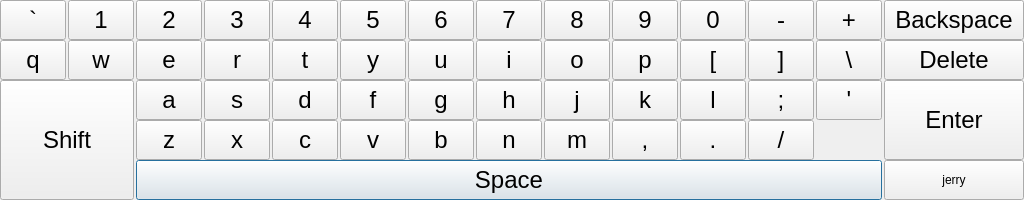
<?xml version="1.0" encoding="UTF-8"?>
<ui version="4.0">
 <class>enKeyboard</class>
 <widget class="QDialog" name="enKeyboard">
  <property name="geometry">
   <rect>
    <x>0</x>
    <y>0</y>
    <width>1024</width>
    <height>200</height>
   </rect>
  </property>
  <property name="windowTitle">
   <string>Dialog</string>
  </property>
  <widget class="QPushButton" name="pbSpace">
   <property name="geometry">
    <rect>
     <x>136</x>
     <y>160</y>
     <width>746</width>
     <height>40</height>
    </rect>
   </property>
   <property name="font">
    <font>
     <pointsize>18</pointsize>
    </font>
   </property>
   <property name="text">
    <string>Space</string>
   </property>
  </widget>
  <widget class="QPushButton" name="pbBackspace">
   <property name="geometry">
    <rect>
     <x>884</x>
     <y>0</y>
     <width>140</width>
     <height>40</height>
    </rect>
   </property>
   <property name="font">
    <font>
     <pointsize>18</pointsize>
    </font>
   </property>
   <property name="text">
    <string>Backspace</string>
   </property>
  </widget>
  <widget class="QPushButton" name="pbEnter">
   <property name="geometry">
    <rect>
     <x>884</x>
     <y>80</y>
     <width>140</width>
     <height>80</height>
    </rect>
   </property>
   <property name="font">
    <font>
     <pointsize>18</pointsize>
    </font>
   </property>
   <property name="text">
    <string>Enter</string>
   </property>
  </widget>
  <widget class="QPushButton" name="pbA">
   <property name="geometry">
    <rect>
     <x>136</x>
     <y>80</y>
     <width>66</width>
     <height>40</height>
    </rect>
   </property>
   <property name="font">
    <font>
     <pointsize>18</pointsize>
    </font>
   </property>
   <property name="text">
    <string>a</string>
   </property>
  </widget>
  <widget class="QPushButton" name="pbB">
   <property name="geometry">
    <rect>
     <x>408</x>
     <y>120</y>
     <width>66</width>
     <height>40</height>
    </rect>
   </property>
   <property name="font">
    <font>
     <pointsize>18</pointsize>
    </font>
   </property>
   <property name="text">
    <string>b</string>
   </property>
  </widget>
  <widget class="QPushButton" name="pbC">
   <property name="geometry">
    <rect>
     <x>272</x>
     <y>120</y>
     <width>66</width>
     <height>40</height>
    </rect>
   </property>
   <property name="font">
    <font>
     <pointsize>18</pointsize>
    </font>
   </property>
   <property name="text">
    <string>c</string>
   </property>
  </widget>
  <widget class="QPushButton" name="pbShift">
   <property name="geometry">
    <rect>
     <x>0</x>
     <y>80</y>
     <width>134</width>
     <height>120</height>
    </rect>
   </property>
   <property name="font">
    <font>
     <pointsize>18</pointsize>
    </font>
   </property>
   <property name="text">
    <string>Shift</string>
   </property>
  </widget>
  <widget class="QPushButton" name="pbD">
   <property name="geometry">
    <rect>
     <x>272</x>
     <y>80</y>
     <width>66</width>
     <height>40</height>
    </rect>
   </property>
   <property name="font">
    <font>
     <pointsize>18</pointsize>
    </font>
   </property>
   <property name="text">
    <string>d</string>
   </property>
  </widget>
  <widget class="QPushButton" name="pbDelete">
   <property name="geometry">
    <rect>
     <x>884</x>
     <y>40</y>
     <width>140</width>
     <height>40</height>
    </rect>
   </property>
   <property name="font">
    <font>
     <pointsize>18</pointsize>
    </font>
   </property>
   <property name="text">
    <string>Delete</string>
   </property>
  </widget>
  <widget class="QPushButton" name="pb1">
   <property name="geometry">
    <rect>
     <x>68</x>
     <y>0</y>
     <width>66</width>
     <height>40</height>
    </rect>
   </property>
   <property name="font">
    <font>
     <pointsize>18</pointsize>
    </font>
   </property>
   <property name="text">
    <string>1</string>
   </property>
  </widget>
  <widget class="QPushButton" name="pb2">
   <property name="geometry">
    <rect>
     <x>136</x>
     <y>0</y>
     <width>66</width>
     <height>40</height>
    </rect>
   </property>
   <property name="font">
    <font>
     <pointsize>18</pointsize>
    </font>
   </property>
   <property name="text">
    <string>2</string>
   </property>
  </widget>
  <widget class="QPushButton" name="pb3">
   <property name="geometry">
    <rect>
     <x>204</x>
     <y>0</y>
     <width>66</width>
     <height>40</height>
    </rect>
   </property>
   <property name="font">
    <font>
     <pointsize>18</pointsize>
    </font>
   </property>
   <property name="text">
    <string>3</string>
   </property>
  </widget>
  <widget class="QPushButton" name="pb4">
   <property name="geometry">
    <rect>
     <x>272</x>
     <y>0</y>
     <width>66</width>
     <height>40</height>
    </rect>
   </property>
   <property name="font">
    <font>
     <pointsize>18</pointsize>
    </font>
   </property>
   <property name="text">
    <string>4</string>
   </property>
  </widget>
  <widget class="QPushButton" name="pb5">
   <property name="geometry">
    <rect>
     <x>340</x>
     <y>0</y>
     <width>66</width>
     <height>40</height>
    </rect>
   </property>
   <property name="font">
    <font>
     <pointsize>18</pointsize>
    </font>
   </property>
   <property name="text">
    <string>5</string>
   </property>
  </widget>
  <widget class="QPushButton" name="pb6">
   <property name="geometry">
    <rect>
     <x>408</x>
     <y>0</y>
     <width>66</width>
     <height>40</height>
    </rect>
   </property>
   <property name="font">
    <font>
     <pointsize>18</pointsize>
    </font>
   </property>
   <property name="text">
    <string>6</string>
   </property>
  </widget>
  <widget class="QPushButton" name="pb7">
   <property name="geometry">
    <rect>
     <x>476</x>
     <y>0</y>
     <width>66</width>
     <height>40</height>
    </rect>
   </property>
   <property name="font">
    <font>
     <pointsize>18</pointsize>
    </font>
   </property>
   <property name="text">
    <string>7</string>
   </property>
  </widget>
  <widget class="QPushButton" name="pb8">
   <property name="geometry">
    <rect>
     <x>544</x>
     <y>0</y>
     <width>66</width>
     <height>40</height>
    </rect>
   </property>
   <property name="font">
    <font>
     <pointsize>18</pointsize>
    </font>
   </property>
   <property name="text">
    <string>8</string>
   </property>
  </widget>
  <widget class="QPushButton" name="pb9">
   <property name="geometry">
    <rect>
     <x>612</x>
     <y>0</y>
     <width>66</width>
     <height>40</height>
    </rect>
   </property>
   <property name="font">
    <font>
     <pointsize>18</pointsize>
    </font>
   </property>
   <property name="text">
    <string>9</string>
   </property>
  </widget>
  <widget class="QPushButton" name="pb0">
   <property name="geometry">
    <rect>
     <x>680</x>
     <y>0</y>
     <width>66</width>
     <height>40</height>
    </rect>
   </property>
   <property name="font">
    <font>
     <pointsize>18</pointsize>
    </font>
   </property>
   <property name="text">
    <string>0</string>
   </property>
  </widget>
  <widget class="QPushButton" name="pbDec">
   <property name="geometry">
    <rect>
     <x>748</x>
     <y>0</y>
     <width>66</width>
     <height>40</height>
    </rect>
   </property>
   <property name="font">
    <font>
     <pointsize>18</pointsize>
    </font>
   </property>
   <property name="text">
    <string>-</string>
   </property>
  </widget>
  <widget class="QPushButton" name="pbAdd">
   <property name="geometry">
    <rect>
     <x>816</x>
     <y>0</y>
     <width>66</width>
     <height>40</height>
    </rect>
   </property>
   <property name="font">
    <font>
     <pointsize>18</pointsize>
    </font>
   </property>
   <property name="text">
    <string>+</string>
   </property>
  </widget>
  <widget class="QPushButton" name="pbWave">
   <property name="geometry">
    <rect>
     <x>0</x>
     <y>0</y>
     <width>66</width>
     <height>40</height>
    </rect>
   </property>
   <property name="font">
    <font>
     <pointsize>18</pointsize>
    </font>
   </property>
   <property name="text">
    <string>`</string>
   </property>
  </widget>
  <widget class="QPushButton" name="pbQ">
   <property name="geometry">
    <rect>
     <x>0</x>
     <y>40</y>
     <width>66</width>
     <height>40</height>
    </rect>
   </property>
   <property name="font">
    <font>
     <pointsize>18</pointsize>
    </font>
   </property>
   <property name="text">
    <string>q</string>
   </property>
  </widget>
  <widget class="QPushButton" name="pbW">
   <property name="geometry">
    <rect>
     <x>68</x>
     <y>40</y>
     <width>66</width>
     <height>40</height>
    </rect>
   </property>
   <property name="font">
    <font>
     <pointsize>18</pointsize>
    </font>
   </property>
   <property name="text">
    <string>w</string>
   </property>
  </widget>
  <widget class="QPushButton" name="pbE">
   <property name="geometry">
    <rect>
     <x>136</x>
     <y>40</y>
     <width>66</width>
     <height>40</height>
    </rect>
   </property>
   <property name="font">
    <font>
     <pointsize>18</pointsize>
    </font>
   </property>
   <property name="text">
    <string>e</string>
   </property>
  </widget>
  <widget class="QPushButton" name="pbR">
   <property name="geometry">
    <rect>
     <x>204</x>
     <y>40</y>
     <width>66</width>
     <height>40</height>
    </rect>
   </property>
   <property name="font">
    <font>
     <pointsize>18</pointsize>
    </font>
   </property>
   <property name="text">
    <string>r</string>
   </property>
  </widget>
  <widget class="QPushButton" name="pbT">
   <property name="geometry">
    <rect>
     <x>272</x>
     <y>40</y>
     <width>66</width>
     <height>40</height>
    </rect>
   </property>
   <property name="font">
    <font>
     <pointsize>18</pointsize>
    </font>
   </property>
   <property name="text">
    <string>t</string>
   </property>
  </widget>
  <widget class="QPushButton" name="pbY">
   <property name="geometry">
    <rect>
     <x>340</x>
     <y>40</y>
     <width>66</width>
     <height>40</height>
    </rect>
   </property>
   <property name="font">
    <font>
     <pointsize>18</pointsize>
    </font>
   </property>
   <property name="text">
    <string>y</string>
   </property>
  </widget>
  <widget class="QPushButton" name="pbU">
   <property name="geometry">
    <rect>
     <x>408</x>
     <y>40</y>
     <width>66</width>
     <height>40</height>
    </rect>
   </property>
   <property name="font">
    <font>
     <pointsize>18</pointsize>
    </font>
   </property>
   <property name="text">
    <string>u</string>
   </property>
  </widget>
  <widget class="QPushButton" name="pbI">
   <property name="geometry">
    <rect>
     <x>476</x>
     <y>40</y>
     <width>66</width>
     <height>40</height>
    </rect>
   </property>
   <property name="font">
    <font>
     <pointsize>18</pointsize>
    </font>
   </property>
   <property name="text">
    <string>i</string>
   </property>
  </widget>
  <widget class="QPushButton" name="pbO">
   <property name="geometry">
    <rect>
     <x>544</x>
     <y>40</y>
     <width>66</width>
     <height>40</height>
    </rect>
   </property>
   <property name="font">
    <font>
     <pointsize>18</pointsize>
    </font>
   </property>
   <property name="text">
    <string>o</string>
   </property>
  </widget>
  <widget class="QPushButton" name="pbP">
   <property name="geometry">
    <rect>
     <x>612</x>
     <y>40</y>
     <width>66</width>
     <height>40</height>
    </rect>
   </property>
   <property name="font">
    <font>
     <pointsize>18</pointsize>
    </font>
   </property>
   <property name="text">
    <string>p</string>
   </property>
  </widget>
  <widget class="QPushButton" name="pbBracket1">
   <property name="geometry">
    <rect>
     <x>680</x>
     <y>40</y>
     <width>66</width>
     <height>40</height>
    </rect>
   </property>
   <property name="font">
    <font>
     <pointsize>18</pointsize>
    </font>
   </property>
   <property name="text">
    <string>[</string>
   </property>
  </widget>
  <widget class="QPushButton" name="pbBracket2">
   <property name="geometry">
    <rect>
     <x>748</x>
     <y>40</y>
     <width>66</width>
     <height>40</height>
    </rect>
   </property>
   <property name="font">
    <font>
     <pointsize>18</pointsize>
    </font>
   </property>
   <property name="text">
    <string>]</string>
   </property>
  </widget>
  <widget class="QPushButton" name="pbSlash">
   <property name="geometry">
    <rect>
     <x>816</x>
     <y>40</y>
     <width>66</width>
     <height>40</height>
    </rect>
   </property>
   <property name="font">
    <font>
     <pointsize>18</pointsize>
    </font>
   </property>
   <property name="text">
    <string>\</string>
   </property>
  </widget>
  <widget class="QPushButton" name="pbS">
   <property name="geometry">
    <rect>
     <x>204</x>
     <y>80</y>
     <width>66</width>
     <height>40</height>
    </rect>
   </property>
   <property name="font">
    <font>
     <pointsize>18</pointsize>
    </font>
   </property>
   <property name="text">
    <string>s</string>
   </property>
  </widget>
  <widget class="QPushButton" name="pbF">
   <property name="geometry">
    <rect>
     <x>340</x>
     <y>80</y>
     <width>66</width>
     <height>40</height>
    </rect>
   </property>
   <property name="font">
    <font>
     <pointsize>18</pointsize>
    </font>
   </property>
   <property name="text">
    <string>f</string>
   </property>
  </widget>
  <widget class="QPushButton" name="pbG">
   <property name="geometry">
    <rect>
     <x>408</x>
     <y>80</y>
     <width>66</width>
     <height>40</height>
    </rect>
   </property>
   <property name="font">
    <font>
     <pointsize>18</pointsize>
    </font>
   </property>
   <property name="text">
    <string>g</string>
   </property>
  </widget>
  <widget class="QPushButton" name="pbH">
   <property name="geometry">
    <rect>
     <x>476</x>
     <y>80</y>
     <width>66</width>
     <height>40</height>
    </rect>
   </property>
   <property name="font">
    <font>
     <pointsize>18</pointsize>
    </font>
   </property>
   <property name="text">
    <string>h</string>
   </property>
  </widget>
  <widget class="QPushButton" name="pbJ">
   <property name="geometry">
    <rect>
     <x>544</x>
     <y>80</y>
     <width>66</width>
     <height>40</height>
    </rect>
   </property>
   <property name="font">
    <font>
     <pointsize>18</pointsize>
    </font>
   </property>
   <property name="text">
    <string>j</string>
   </property>
  </widget>
  <widget class="QPushButton" name="pbK">
   <property name="geometry">
    <rect>
     <x>612</x>
     <y>80</y>
     <width>66</width>
     <height>40</height>
    </rect>
   </property>
   <property name="font">
    <font>
     <pointsize>18</pointsize>
    </font>
   </property>
   <property name="text">
    <string>k</string>
   </property>
  </widget>
  <widget class="QPushButton" name="pbL">
   <property name="geometry">
    <rect>
     <x>680</x>
     <y>80</y>
     <width>66</width>
     <height>40</height>
    </rect>
   </property>
   <property name="font">
    <font>
     <pointsize>18</pointsize>
    </font>
   </property>
   <property name="text">
    <string>l</string>
   </property>
  </widget>
  <widget class="QPushButton" name="pbSemi">
   <property name="geometry">
    <rect>
     <x>748</x>
     <y>80</y>
     <width>66</width>
     <height>40</height>
    </rect>
   </property>
   <property name="font">
    <font>
     <pointsize>18</pointsize>
    </font>
   </property>
   <property name="text">
    <string>;</string>
   </property>
  </widget>
  <widget class="QPushButton" name="pbQuot">
   <property name="geometry">
    <rect>
     <x>816</x>
     <y>80</y>
     <width>66</width>
     <height>40</height>
    </rect>
   </property>
   <property name="font">
    <font>
     <pointsize>18</pointsize>
    </font>
   </property>
   <property name="text">
    <string>'</string>
   </property>
  </widget>
  <widget class="QPushButton" name="pbZ">
   <property name="geometry">
    <rect>
     <x>136</x>
     <y>120</y>
     <width>66</width>
     <height>40</height>
    </rect>
   </property>
   <property name="font">
    <font>
     <pointsize>18</pointsize>
    </font>
   </property>
   <property name="text">
    <string>z</string>
   </property>
  </widget>
  <widget class="QPushButton" name="pbX">
   <property name="geometry">
    <rect>
     <x>204</x>
     <y>120</y>
     <width>66</width>
     <height>40</height>
    </rect>
   </property>
   <property name="font">
    <font>
     <pointsize>18</pointsize>
    </font>
   </property>
   <property name="text">
    <string>x</string>
   </property>
  </widget>
  <widget class="QPushButton" name="pbV">
   <property name="geometry">
    <rect>
     <x>340</x>
     <y>120</y>
     <width>66</width>
     <height>40</height>
    </rect>
   </property>
   <property name="font">
    <font>
     <pointsize>18</pointsize>
    </font>
   </property>
   <property name="text">
    <string>v</string>
   </property>
  </widget>
  <widget class="QPushButton" name="pbN">
   <property name="geometry">
    <rect>
     <x>476</x>
     <y>120</y>
     <width>66</width>
     <height>40</height>
    </rect>
   </property>
   <property name="font">
    <font>
     <pointsize>18</pointsize>
    </font>
   </property>
   <property name="text">
    <string>n</string>
   </property>
  </widget>
  <widget class="QPushButton" name="pbM">
   <property name="geometry">
    <rect>
     <x>544</x>
     <y>120</y>
     <width>66</width>
     <height>40</height>
    </rect>
   </property>
   <property name="font">
    <font>
     <pointsize>18</pointsize>
    </font>
   </property>
   <property name="text">
    <string>m</string>
   </property>
  </widget>
  <widget class="QPushButton" name="pbComma">
   <property name="geometry">
    <rect>
     <x>612</x>
     <y>120</y>
     <width>66</width>
     <height>40</height>
    </rect>
   </property>
   <property name="font">
    <font>
     <pointsize>18</pointsize>
    </font>
   </property>
   <property name="text">
    <string>,</string>
   </property>
  </widget>
  <widget class="QPushButton" name="pbFStop">
   <property name="geometry">
    <rect>
     <x>680</x>
     <y>120</y>
     <width>66</width>
     <height>40</height>
    </rect>
   </property>
   <property name="font">
    <font>
     <pointsize>18</pointsize>
    </font>
   </property>
   <property name="text">
    <string>.</string>
   </property>
  </widget>
  <widget class="QPushButton" name="pbFDiv">
   <property name="geometry">
    <rect>
     <x>748</x>
     <y>120</y>
     <width>66</width>
     <height>40</height>
    </rect>
   </property>
   <property name="font">
    <font>
     <pointsize>18</pointsize>
    </font>
   </property>
   <property name="text">
    <string>/</string>
   </property>
  </widget>
  <widget class="QPushButton" name="pbLang">
   <property name="geometry">
    <rect>
     <x>884</x>
     <y>160</y>
     <width>140</width>
     <height>40</height>
    </rect>
   </property>
   <property name="font">
    <font>
     <pointsize>9</pointsize>
    </font>
   </property>
   <property name="text">
    <string>jerry</string>
   </property>
  </widget>
 </widget>
 <resources/>
 <connections/>
</ui>
